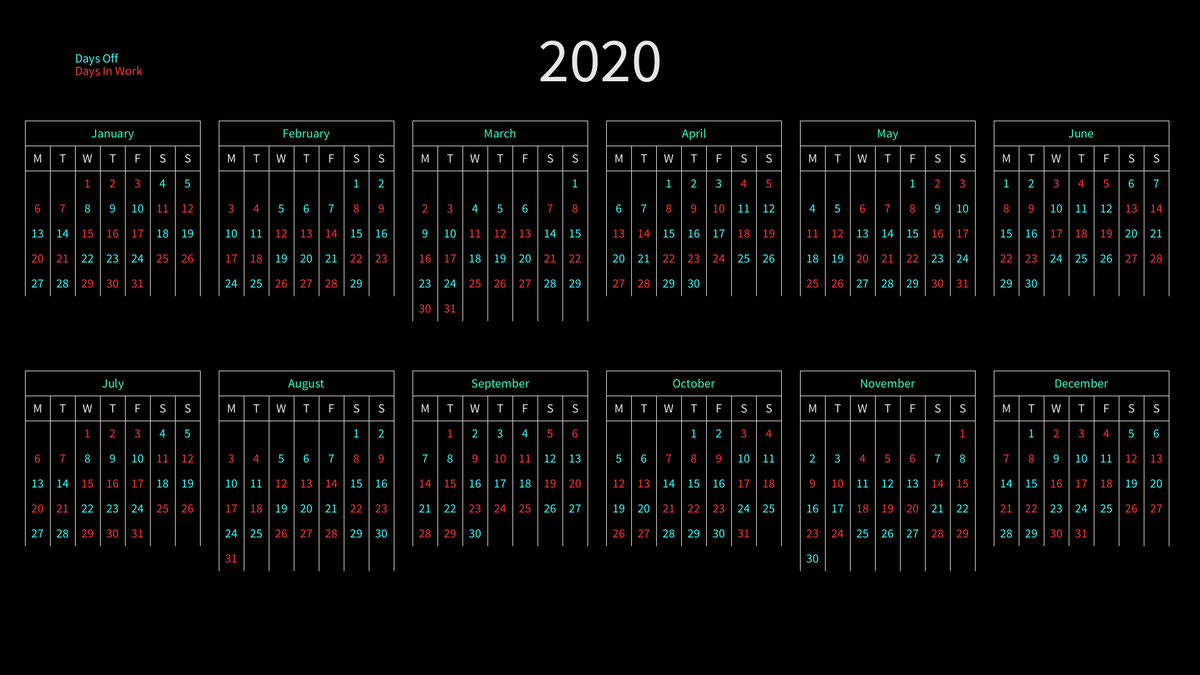
Frame 1 (no input)
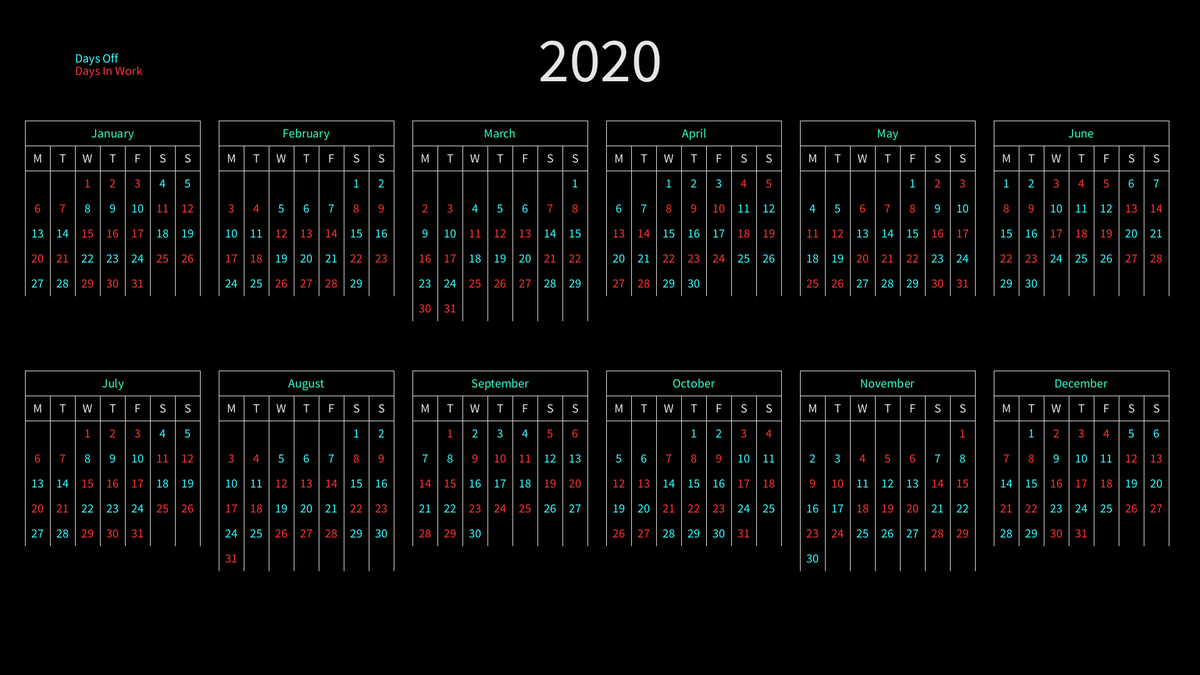
Frame 60 (the mouse pressed at the canvas centre just before this capture)
Frame 120 (the mouse held since frame 60 and released just before this capture): identical to frame 60, image omitted

The Processing sketch that drew these frames (run headless with seeded random() and noise(); from frame 60 on, the mouse is pressed at the canvas centre):

// Processing sketch: Calendar_Remastered
// ── Calendar_Remastered.pde
/// Input Start Year Here (Between 2020 and 2100) ///
int Year = 2020;


Database database = new Database();

int Xposition, Yposition, TextSize, ColumnSpacing, RowSpacing;
int imageCounter, nLYear, nYear, YEAR;
boolean LeapYear;

void setup() {
  size(1920, 1080);
  //fullScreen();
  frameRate(60);
  background(0);
  Xposition = 20; 
  Yposition = 300; 
  TextSize = 20; 
  ColumnSpacing = 40;
  RowSpacing = 40; 
}

void draw() {
  background(0);

  if (Year > 2100) 
    Year = 2100;

  if (Year < 2020) 
    Year = 2020;

  YEAR = constrain(Year, 2020, 2100);
  nYear = YEAR - 2020;
  nLYear = (YEAR-2000)/4;


  int isItLeapYear = (YEAR-2000-1)/4;
  if (nLYear > isItLeapYear && YEAR != 2100)
    LeapYear = true;
  else
    LeapYear = !true; 


  Year year = new Year();
  year.plot(Xposition, Yposition, ColumnSpacing, RowSpacing, TextSize);  


  textSize(TextSize);
  textAlign(LEFT);
  fill(255, 50, 50);
  text("Days In Work", 120, 100 + TextSize);
  fill(50, 255, 255);
  text("Days Off", 120, 100);

  textSize(100);
  fill(230);
  textAlign(CENTER);
  text(YEAR, width/2, 130);
}

void keyPressed() {
  if (keyCode == ' ') {
    save(YEAR + "Calendar.png");
  }

  if (keyCode == LEFT) {
    Year--;
  }

  if (keyCode == RIGHT) {
    Year++;
  }
}

// ── Database.pde
class Database {
  int[][] data = new int[30000][3];
  int l, m;

  Database() {

    l = 1;
    m = l;

    for (int i = 0; i < data.length; i++) {
      data[i][0] = i;
    }

    for (int i = 0; i < data.length; i++) {
      if (l == 14) 
        l = 0;


      l += 1;

      if (m == 7) 
        m = 0;


      m += 1;

      data[i][1] = l;
      data[i][2] = m;
    }
  }

  void display() {
    for (int i = 0; i < 365; i++) {
      for (int j = 0; j < 3; j++) {
        fill(0, 255, 255);
        textSize(10);
        text(data[i][j], i*15, 20+(j*30));
      }
    }
  }
}

// ── Months.pde
class Month {
  int s, d, l, x, y, c, r, posX, posY, t, colength;
  String n;

  Month(int nDays, int startDay, int px, int py, String name, int columnSize, int rowSize, int textSize) {
    d = nDays;
    s = startDay;

    l = 0;
    x = database.data[s][2];
    y = 0;

    c = columnSize;
    r = rowSize;

    t = textSize;

    posX = px;
    posY = py;

    n = name;

    colength = 0;
  }

  void display() {

    for (int i = s; i < s+d; i++) {
      l += 1;


      if (x == 7) 
        x = 0;   


      x += 1;


      if ( 
        database.data[i][1] == 0  ||
        database.data[i][1] == 1  || 
        database.data[i][1] == 5  ||
        database.data[i][1] == 6  ||
        database.data[i][1] == 9  ||
        database.data[i][1] == 10 ||
        database.data[i][1] == 11 ||
        database.data[i][1] == 14 ) 
        fill(50, 255, 255);
      else fill(255, 50, 50);



      textSize(t);
      textAlign(CENTER);
      text(l, posX+(x*c), posY+(y*r));


      if (x == 7) 
        y += 1;
    }
    

    if ( database.data[s+d][2] == 7 ) 
      colength = y;
      else colength = y + 1;


    stroke(230);

    for (float y = 0; y < 3; y++) 
      line(posX + (0.5*r), posY - ((2*c) + (c/1.5)) + (c * y), posX + (8*r) - (0.5*r), posY - ((2*c) + (c/1.5)) + (c * y));

    for (float x = 0.5; x < 8.5; x++) {
      if (x == 0.5 || x == 7.5) 
        line(posX + (x*c), posY - ((2*c) + (c/1.5)), posX + (x*c), (posY - (c/1.5)) + (colength*c));
      else line(posX + (x*c), posY - (c + (c/1.5)), posX + (x*c), (posY - (c/1.5)) + (colength*c));
    }

    textSize(t);
    fill(230);
    textAlign(CENTER);
    text("M", posX+(1*c), posY - ((c/3) + (c/1.5)));
    text("T", posX+(2*c), posY - ((c/3) + (c/1.5)));
    text("W", posX+(3*c), posY - ((c/3) + (c/1.5)));
    text("T", posX+(4*c), posY - ((c/3) + (c/1.5)));
    text("F", posX+(5*c), posY - ((c/3) + (c/1.5)));
    text("S", posX+(6*c), posY - ((c/3) + (c/1.5)));
    text("S", posX+(7*c), posY - ((c/3) + (c/1.5)));
    fill(50, 255, 200);
    text(n, posX+(4*c), posY - ((c/3) + c + (c/1.5)));
  }
}

// ── Year.pde
class Year {
  ArrayList <Month> months;
  int[][] data = new int[12][2];
  String[] name = new String[12];
  int day;

  Year() {  
    months = new ArrayList<Month>(12);  

    day = 0;

    name[0] = "January";    
    data[0][0] = 31;
    name[1] = "February";
    
    if (LeapYear)
      data[1][0] = 29;
    else 
    data[1][0] = 28;
    
    name[2] = "March";
    data[2][0] = 31;
    name[3] = "April";
    data[3][0] = 30;
    name[4] = "May";
    data[4][0] = 31;
    name[5] = "June";
    data[5][0] = 30;
    name[6] = "July";
    data[6][0] = 31;
    name[7] = "August";
    data[7][0] = 31;
    name[8] = "September";
    data[8][0] = 30;
    name[9] = "October";
    data[9][0] = 31;
    name[10] = "November";
    data[10][0] = 30;
    name[11] = "December";
    data[11][0] = 31;
  }

  void plot(int XPOS, int YPOS, int COLSPACE, int ROWSPACE, int TEXTSIZE) {
    for (int i = 0; i < 12; i++) {
      int x, y, xs;
      xs = 310;
      if (i<6) {
        y = 0;
        x = 0;
      } else {
        y = 400;
        x = -6 * xs;
      }

      months.add(new Month(data[i][0], (365 * nYear) + (nLYear - 5) + day, XPOS + (x + (i * xs)), YPOS + y, name[i], COLSPACE, ROWSPACE, TEXTSIZE));

      day += data[i][0];
    }

    for (int i = 0; i < months.size(); i++) {
      Month month = months.get(i);
      month.display();
    }
  }
}
